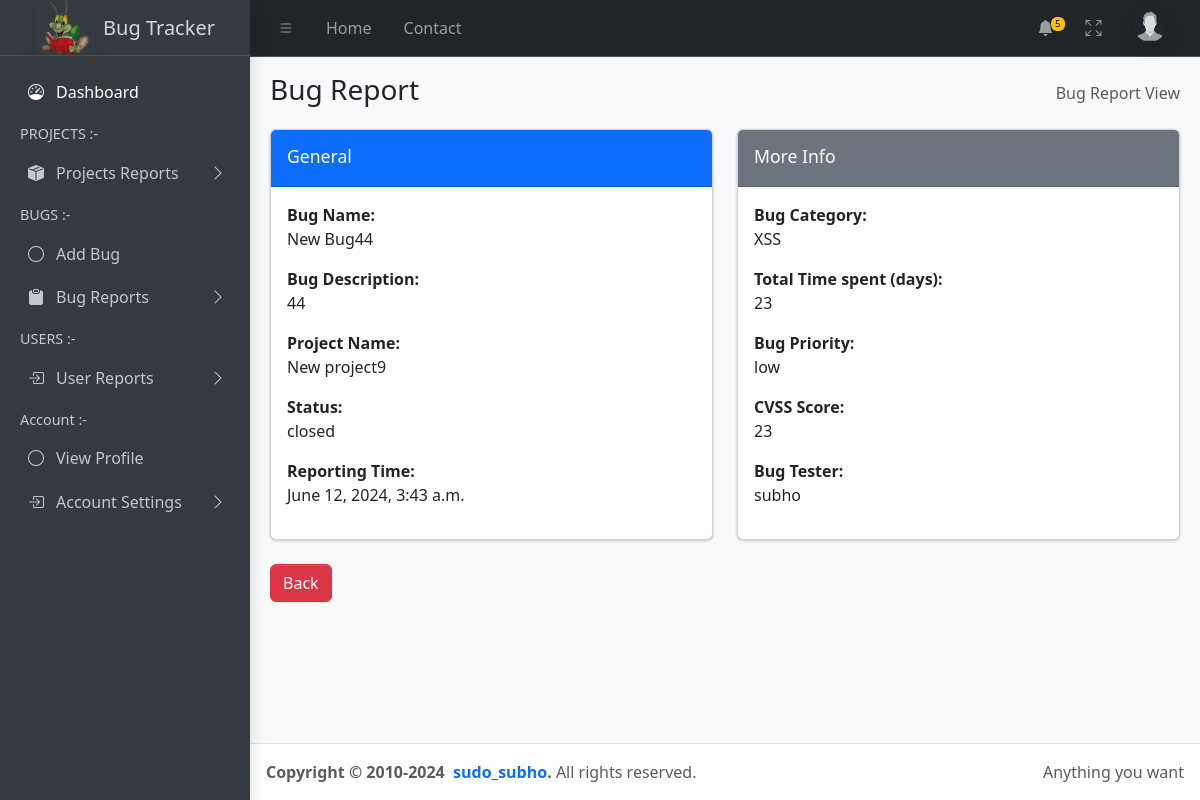
The page /bug_view/1/ (signed in) on the database its author committed.
### core/models.py (models this page shows, shortened)
class UserProfile(models.Model):
    ROLE_CHOICES = (
        ('Admin', 'Admin'),
        ('Developer', 'Developer'),
        ('Tester', 'Tester'),
    )
    id = models.IntegerField(primary_key=True)
    user = models.OneToOneField(User, on_delete=models.CASCADE, unique=True)
    email = models.EmailField()
    full_name = models.CharField(max_length=100)
    userrole = models.CharField(max_length=20, choices=ROLE_CHOICES)
    address = models.CharField(max_length=100, default="Internet")
    mobile = models.IntegerField(default="0")
    profile_pic = models.ImageField(upload_to='profile_pics/', default='profile_pics/default2.png')
    def __str__(self):
        return self.user.username

class Bug(models.Model):
    STATUS_CHOICES = [
        ('open', 'Open'),
        ('closed', 'Closed'),
    ]
    PRIORITY_CHOICES = [
        ('low', 'Low'),
        ('medium', 'Medium'),
        ('high', 'High'),
        ('very high', 'Very High'),
    ]
    id = models.IntegerField(primary_key=True)
    bug_name = models.CharField(max_length=255)
    bug_description = models.TextField(max_length=1000)
    selected_project = models.ForeignKey(Project, on_delete=models.CASCADE)
    status = models.CharField(max_length=6, choices=STATUS_CHOICES, default='open')
    tester = models.ForeignKey(
        UserProfile,
        limit_choices_to={'userrole': 'Tester'},
        on_delete=models.SET_NULL,
        null=True,
        blank=True
    )
    bug_category = models.CharField(max_length=100, default="Others")
    total_time_spend = models.PositiveIntegerField(help_text="Enter the time spend duration in days")
    bug_priority = models.CharField(max_length=10, choices=PRIORITY_CHOICES ,default='low')
    cvss_score = models.PositiveIntegerField()
    creation_date = models.DateTimeField(auto_now_add=True)

class Project(models.Model):
    STATUS_CHOICES = [
        ('open', 'Open'),
        ('closed', 'Closed'),
    ]
    id = models.IntegerField(primary_key=True)
    project_name = models.CharField(max_length=255)
    project_description = models.TextField()
    status = models.CharField(max_length=6, choices=STATUS_CHOICES, default='Open')
    client_company = models.CharField(max_length=255)
    project_leader = models.ForeignKey(
        UserProfile,
        limit_choices_to={'userrole': 'Developer'},
        on_delete=models.SET_NULL,
        null=True,
        blank=True
    )
    estimated_project_duration = models.PositiveIntegerField(help_text="Enter the estimated duration in days")
    project_location = models.CharField(max_length=50, default="Unknown")
    creation_date = models.DateTimeField(auto_now_add=True)
    def __str__(self):
        return self.project_name

### core/views.py (the view)
# urls.py: path('bug_view/<int:bug_id>/', views.bug_view, name='bug_view'),
def bug_view(request, bug_id):
    if not request.user.is_authenticated:
        return redirect('login')
    notifications = Notification.objects.filter(user=request.user).order_by('-created_at')[:5]
    bug = get_object_or_404(Bug, pk=bug_id)
    if not request.user.is_superuser and request.user != bug.tester.user and request.user != bug.selected_project.project_leader.user:
        return redirect('dashboard')  # Or any other appropriate redirection
    return render(request, 'view_bug.html', {'bug': bug, 'notifications':notifications,})

### templates/view_bug.html (shortened to what this page needs)
<!DOCTYPE html>
{% load static %}
<html lang="en">
<head>
    <link rel="stylesheet" href="https://cdn.jsdelivr.net/npm/@fontsource/source-sans-3@5.0.12/index.css"
>
    <link rel="stylesheet" href="https://cdn.jsdelivr.net/npm/overlayscrollbars@2.3.0/styles/overlayscrollbars.min.css"
>
    <link rel="stylesheet" href="https://cdn.jsdelivr.net/npm/bootstrap-icons@1.11.0/font/bootstrap-icons.min.css"
>
    <link rel="stylesheet" href="{% static '/dist/css/adminlte.css' %}">
    <link rel="stylesheet" href="https://cdn.jsdelivr.net/npm/apexcharts@3.37.1/dist/apexcharts.css"
>
    <link rel="stylesheet" href="https://cdn.jsdelivr.net/npm/jsvectormap@1.5.3/dist/css/jsvectormap.min.css"
>
</head>
<body class="layout-fixed sidebar-expand-lg bg-body-tertiary">
    <div class="app-wrapper">
        <nav class="app-header navbar navbar-expand bg-body" data-bs-theme="dark">
            <div class="container-fluid">
                <ul class="navbar-nav">
                    <li class="nav-item"> <a class="nav-link" data-lte-toggle="sidebar" href="#" role="button"> <i class="bi bi-list"></i> </a> </li>
                    <li class="nav-item d-none d-md-block"> <a href="{% url 'dashboard' %}" class="nav-link">Home</a> </li>
                    <li class="nav-item d-none d-md-block"> <a href="{% url 'contact' %}" class="nav-link">Contact</a> </li>
                </ul>
                <ul class="navbar-nav ms-auto">
                    <li class="nav-item dropdown"> <a class="nav-link" data-bs-toggle="dropdown" href="#"> <i class="bi bi-bell-fill"></i> <span class="navbar-badge badge text-bg-warning">5</span> </a>
                    </li>
                    <li class="nav-item"> <a class="nav-link" href="#" data-lte-toggle="fullscreen"> <i data-lte-icon="maximize" class="bi bi-arrows-fullscreen"></i> </a> </li>
                    <li class="nav-item dropdown user-menu"> <a href="#" class="nav-link dropdown-toggle" data-bs-toggle="dropdown"> <img src="{{ request.user.userprofile.profile_pic.url }}" class="user-image rounded-circle shadow" alt="User Image">  </a>
                    </li>
                </ul>
            </div>
        </nav>
        <aside class="app-sidebar bg-body-secondary shadow" data-bs-theme="dark">
            <div class="sidebar-brand"> <a href="{% url 'dashboard' %}" class="brand-link"> <img src="{% static 'dist/assets/img/happy-green-bug-01-reading-book1.png' %}" style="max-height: 60px;" alt="AdminLTE Logo" class="brand-image opacity-75 shadow"> <span class="brand-text fw-light">Bug Tracker</span> </a> </div>
            <div class="sidebar-wrapper">
                <nav class="mt-2">
                    <ul class="nav sidebar-menu flex-column" data-lte-toggle="treeview" role="menu" data-accordion="false">
                        <li class="nav-item menu-open"> <a href="{% url 'dashboard' %}" class="nav-link active"> <i class="nav-icon bi bi-speedometer"></i>
                                <p>
                                    Dashboard
                                </p>
                            </a>
                        </li>
                        <li class="nav-header">PROJECTS :-</li>
                        <li class="nav-item"> <a href="#" class="nav-link"> <i class="nav-icon bi bi-box-seam-fill"></i>
                                <p>
                                    Projects Reports
                                </p>
                            </a>
                        </li>
                        <li class="nav-header">BUGS :-</li>
                        {% if request.user.userprofile.userrole == "Tester" or request.user.is_superuser %}
                        <li class="nav-item"> <a href="{% url 'add_bug' %}" class="nav-link"> <i class="nav-icon bi bi-circle"></i>
                            <p>Add Bug</p>
                        </a> </li>
                        {% endif %}
                        <li class="nav-item"> <a href="#" class="nav-link"> <i class="nav-icon bi bi-clipboard-fill"></i>
                                <p>
                                    Bug Reports
                                </p>
                            </a>
                        </li>
                        <li class="nav-header">USERS :-</li>
                        <li class="nav-item"> <a href="#" class="nav-link"> <i class="nav-icon bi bi-box-arrow-in-right"></i>
                                <p>
                                    User Reports
                                </p>
                            </a>
                        </li>
                        <li class="nav-header">Account :-</li>
                        <li class="nav-item"> <a href="/profile/{{request.user.userprofile.id}}" class="nav-link"> <i class="nav-icon bi bi-circle"></i>
                            <p>View Profile</p>
                        </a> </li>
                        <li class="nav-item"> <a href="#" class="nav-link"> <i class="nav-icon bi bi-box-arrow-in-right"></i>
                                <p>
                                    Account Settings
                                </p>
                            </a>
                        </li>
                </nav>
            </div>
        </aside>
        <main class="app-main">
            <div class="app-content-header">
                <div class="container-fluid">
                    <div class="row">
                        <div class="col-sm-6">
                            <h3 class="mb-0">Bug Report</h3>
                        </div>
                        <div class="col-sm-6">
                            <ol class="breadcrumb float-sm-end">
                                <li class="breadcrumb-item active" aria-current="page">
                                    Bug Report View
                                </li>
                            </ol>
                        </div>
                    </div>
                </div>
            </div>
            <div class="app-content">
                <div class="container-fluid">
                    <div class="row">
                        <div class="col-md-6">
                            <div class="card card-primary">
                                <div class="card-header">
                                    <h3 class="card-title">General</h3>
                                    <div class="card-tools">
                                        <button type="button" class="btn btn-tool" data-card-widget="collapse"
                                            title="Collapse">
                                        </button>
                                    </div>
                                </div>
                                <div class="card-body">
                                    <div class="form-group">
                                        <label for="inputName"><b>Bug Name:</b></label>
                                        <p>{{ bug.bug_name }}</p>
                                    </div>
                                    <div class="form-group">
                                        <label for="inputDescription"><b>Bug Description:</b></label>
                                        <p>{{ bug.bug_description }}</p>
                                    </div>
                                    <div class="form-group">
                                        <label for="inputStatus"><b>Project Name:</b></label>
                                        <p>{{ bug.selected_project }}</p>
                                    </div>
                                    <div class="form-group">
                                        <label for="inputStatus"><b>Status:</b></label>
                                        <p>{{ bug.status }}</p>
                                    </div>
                                    <div class="form-group">
                                        <label for="inputStatus"><b>Reporting Time:</b></label>
                                        <p>{{ bug.creation_date }}</p>
                                    </div>
                                </div>
                            </div>
                        </div>
                        <div class="col-md-6">
                            <div class="card card-secondary">
                                <div class="card-header">
                                    <h3 class="card-title">More Info</h3>
                                    <div class="card-tools">
                                        <button type="button" class="btn btn-tool" data-card-widget="collapse"
                                            title="Collapse">
                                        </button>
                                    </div>
                                </div>
                                <div class="card-body">
                                    <div class="form-group">
                                        <label for="inputStatus"><b>Bug Category:</b></label>
                                        <p>{{ bug.bug_category }}</p>
                                    </div>
                                    <div class="form-group">
                                        <label for="inputSpentBudget"><b>Total Time spent (days):</b></label>
                                        <p>{{ bug.total_time_spend }}</p>
                                    </div>
                                    <div class="form-group">
                                        <label for="inputStatus"><b>Bug Priority:</b></label>
                                        <p>{{ bug.bug_priority }}</p>
                                    </div>
                                    <div class="form-group">
                                        <label for="inputSpentBudget"><b>CVSS Score:</b></label>
                                        <p>{{ bug.cvss_score }}</p>
                                    </div>
                                    <div class="form-group">
                                        <label for="inputStatus"><b>Bug Tester:</b></label>
                                        <p>{{ bug.tester }}</p>
                                    </div>
                                </div>
                            </div>
                        </div>
                    </div>
                    <br>
                    <div class="row">
                        <div class="col-12">
                            <button class="btn btn-danger" onclick="goBack()">Back</button>
                        </div>
                    </div>
                </div>
            </div>
        </main>
        <footer class="app-footer">
            <div class="float-end d-none d-sm-inline">Anything you want</div>
             <strong>
                Copyright &copy; 2010-2024&nbsp;
                <a href="https://github.com/sudo-subho" class="text-decoration-none">sudo_subho</a>.
            </strong>
            All rights reserved.
        </footer>
    </div>
</body>
</html>

### templates/view_bug.html (style rules this page uses)
html { -ms-overflow-style: none; scrollbar-width: none; }

### rows shown on the page
Bug: bug_name "New Bug44", bug_description "44", selected_project "New project9", status "closed", creation_date "June 12, 2024, 3:43 a.m.", bug_category "XSS", total_time_spend "23", bug_priority "low", cvss_score "23", tester "subho"
